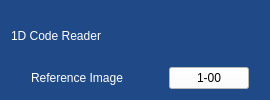
                            <widget class="QFrame" name="verticalFrame">
                             <property name="styleSheet">
                              <string notr="true">background-color: rgb(32, 74, 135);</string>
                             </property>
                             <layout class="QVBoxLayout" name="verticalLayout_6">
                              <item>
                               <widget class="QLabel" name="label">
                                <property name="styleSheet">
                                 <string notr="true">background-color: rgb(32, 74, 135);
color: rgb(255, 255, 255);</string>
                                </property>
                                <property name="text">
                                 <string>1D Code Reader</string>
                                </property>
                               </widget>
                              </item>
                              <item>
                               <layout class="QHBoxLayout" name="horizontalLayout_5">
                                <property name="leftMargin">
                                 <number>20</number>
                                </property>
                                <property name="rightMargin">
                                 <number>10</number>
                                </property>
                                <item>
                                 <widget class="QLabel" name="label_2">
                                  <property name="styleSheet">
                                   <string notr="true">color: rgb(255, 255, 255);</string>
                                  </property>
                                  <property name="text">
                                   <string>Reference Image</string>
                                  </property>
                                 </widget>
                                </item>
                                <item>
                                 <spacer name="horizontalSpacer_2">
                                  <property name="orientation">
                                   <enum>Qt::Horizontal</enum>
                                  </property>
                                  <property name="sizeHint" stdset="0">
                                   <size>
                                    <width>40</width>
                                    <height>20</height>
                                   </size>
                                  </property>
                                 </spacer>
                                </item>
                                <item>
                                 <widget class="QPushButton" name="btn_ReferenceImage_1Dcode">
                                  <property name="styleSheet">
                                   <string notr="true">background-color: rgb(255, 255, 255);
color: rgb(0, 0, 0);</string>
                                  </property>
                                  <property name="text">
                                   <string>1-00</string>
                                  </property>
                                 </widget>
                                </item>
                               </layout>
                              </item>
                             </layout>
                            </widget>
